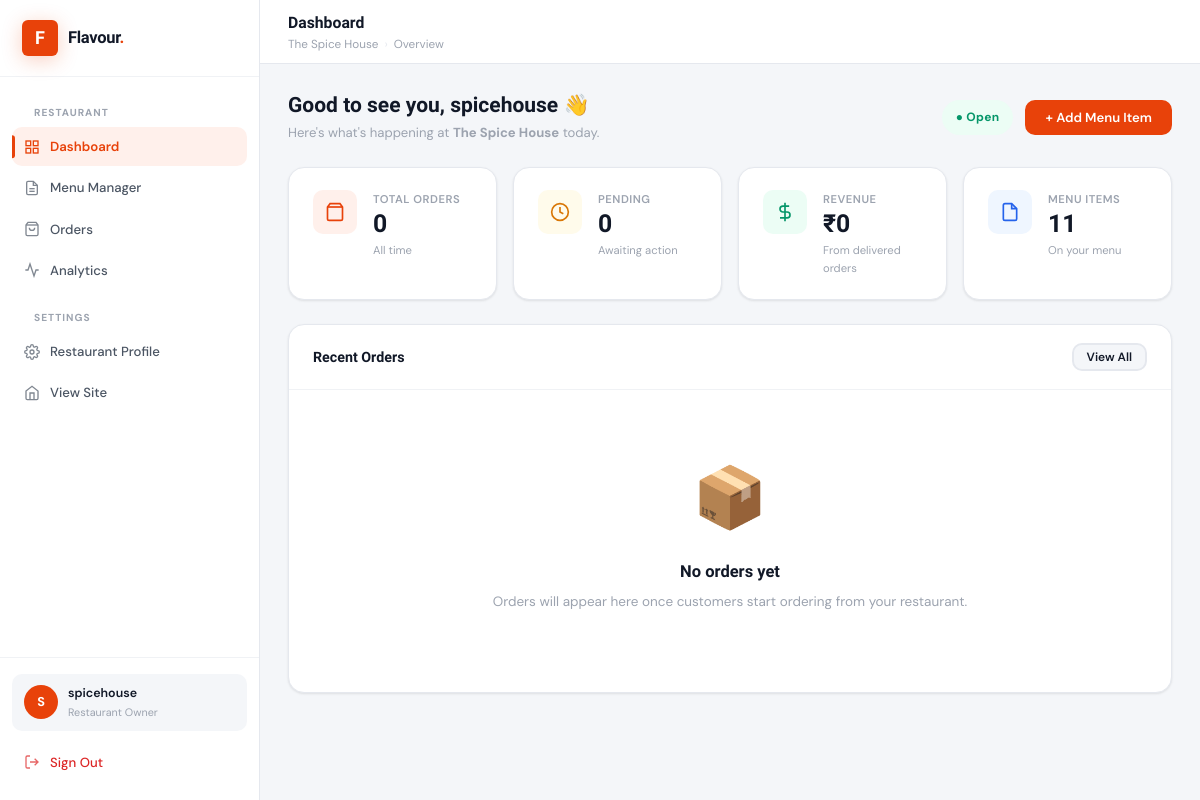
Screenshot of /restaurants/dashboard/ (signed in) with the database file from the repository.
### apps/accounts/models.py (models this page shows, shortened)
class User(AbstractUser):
    ROLE_CHOICES = [
        ('admin', 'Admin'),
        ('restaurant', 'Restaurant Owner'),
        ('customer', 'Customer'),
    ]
    role = models.CharField(max_length=20, choices=ROLE_CHOICES, default='customer')
    phone = models.CharField(max_length=15, blank=True)
    avatar = models.ImageField(upload_to='avatars/', blank=True, null=True)

### apps/restaurants/models.py (models this page shows, shortened)
class Restaurant(models.Model):
    CUISINE_CHOICES = [
        ('indian', 'Indian'), ('chinese', 'Chinese'), ('italian', 'Italian'),
        ('mexican', 'Mexican'), ('american', 'American'), ('thai', 'Thai'),
        ('japanese', 'Japanese'), ('mediterranean', 'Mediterranean'), ('other', 'Other'),
    ]
    owner = models.OneToOneField(settings.AUTH_USER_MODEL, on_delete=models.CASCADE, related_name='restaurant')
    name = models.CharField(max_length=200)
    description = models.TextField(blank=True)
    cuisine = models.CharField(max_length=50, choices=CUISINE_CHOICES, default='other')
    address = models.TextField()
    phone = models.CharField(max_length=15)
    logo = models.ImageField(upload_to='restaurant_logos/', blank=True, null=True)
    cover_image = models.ImageField(upload_to='restaurant_covers/', blank=True, null=True)
    is_open = models.BooleanField(default=True)
    rating = models.DecimalField(max_digits=3, decimal_places=1, default=0.0)
    delivery_time = models.PositiveIntegerField(default=30, help_text='Estimated delivery in minutes')
    minimum_order = models.DecimalField(max_digits=8, decimal_places=2, default=0.00)
    latitude = models.DecimalField(max_digits=9, decimal_places=6, null=True, blank=True)
    longitude = models.DecimalField(max_digits=9, decimal_places=6, null=True, blank=True)
    created_at = models.DateTimeField(auto_now_add=True)

### apps/restaurants/views.py (the view)
    def wrapper(request, *args, **kwargs):
        if not request.user.is_authenticated or request.user.role != 'restaurant':
            messages.error(request, 'Access denied. Restaurant accounts only.')
            return redirect('accounts:login')
        return view_func(request, *args, **kwargs)

### apps/orders/context_processors.py (called while the page is built)
def cart_count(request):
    cart = request.session.get('cart', {})
    count = sum(item['quantity'] for item in cart.values())
    return {'cart_count': count}

### apps/restaurants/views.py (called while the page is built)
def restaurant_required(view_func):
    def wrapper(request, *args, **kwargs):
        if not request.user.is_authenticated or request.user.role != 'restaurant':
            messages.error(request, 'Access denied. Restaurant accounts only.')
            return redirect('accounts:login')
        return view_func(request, *args, **kwargs)
    return wrapper

### templates/restaurants/dashboard.html (shortened to what this page needs)
{% extends 'base.html' %}
{% block page_title %}Dashboard{% endblock %}
{% block breadcrumb %}<a href="#">{{ restaurant.name }}</a><span class="sep">›</span><span>Overview</span>{% endblock %}
{% block sidebar_nav %}
<div class="sidebar-section-label">Restaurant</div>
<a href="{% url 'restaurants:dashboard' %}" class="nav-link active">
  <svg width="16" height="16" viewBox="0 0 24 24" fill="none" stroke="currentColor" stroke-width="2"><rect x="3" y="3" width="7" height="7"/><rect x="14" y="3" width="7" height="7"/><rect x="14" y="14" width="7" height="7"/><rect x="3" y="14" width="7" height="7"/></svg>
  Dashboard
</a>
<a href="{% url 'restaurants:menu' %}" class="nav-link">
  <svg width="16" height="16" viewBox="0 0 24 24" fill="none" stroke="currentColor" stroke-width="2"><path d="M14 2H6a2 2 0 00-2 2v16a2 2 0 002 2h12a2 2 0 002-2V8z"/><polyline points="14,2 14,8 20,8"/><line x1="16" y1="13" x2="8" y2="13"/><line x1="16" y1="17" x2="8" y2="17"/></svg>
  Menu Manager
</a>
<a href="{% url 'restaurants:orders' %}" class="nav-link">
  <svg width="16" height="16" viewBox="0 0 24 24" fill="none" stroke="currentColor" stroke-width="2"><path d="M6 2L3 6v14a2 2 0 002 2h14a2 2 0 002-2V6l-3-4z"/><line x1="3" y1="6" x2="21" y2="6"/><path d="M16 10a4 4 0 01-8 0"/></svg>
  Orders
</a>
<a href="{% url 'analytics:dashboard' %}" class="nav-link">
  <svg width="16" height="16" viewBox="0 0 24 24" fill="none" stroke="currentColor" stroke-width="2"><polyline points="22 12 18 12 15 21 9 3 6 12 2 12"/></svg>
  Analytics
</a>
<div class="sidebar-section-label">Settings</div>
<a href="{% url 'restaurants:profile_edit' %}" class="nav-link">
  Restaurant Profile
</a>
<a href="/" class="nav-link">
  <svg width="16" height="16" viewBox="0 0 24 24" fill="none" stroke="currentColor" stroke-width="2"><path d="M3 9l9-7 9 7v11a2 2 0 01-2 2H5a2 2 0 01-2-2z"/><polyline points="9,22 9,12 15,12 15,22"/></svg>
  View Site
</a>
{% endblock %}
{% block content %}
<div class="d-flex justify-between align-center" style="margin-bottom: 24px; flex-wrap:wrap; gap:12px;">
  <div>
    <h1 style="font-size:1.4rem; margin-bottom:4px;">Good to see you, {{ request.user.username }} 👋</h1>
    <p class="text-muted" style="font-size:0.875rem;">Here's what's happening at <strong>{{ restaurant.name }}</strong> today.</p>
  </div>
  <div class="d-flex gap-2">
    <span class="badge {% if restaurant.is_open %}badge-success{% else %}badge-danger{% endif %}" style="padding: 6px 14px; font-size: 0.8rem;">
      {% if restaurant.is_open %}● Open{% else %}● Closed{% endif %}
    </span>
    <a href="{% url 'restaurants:menu_add' %}" class="btn btn-primary">+ Add Menu Item</a>
  </div>
</div>
<div class="stat-grid">
  <div class="stat-card">
    <div class="stat-icon brand">
      <svg width="20" height="20" viewBox="0 0 24 24" fill="none" stroke="currentColor" stroke-width="2"><path d="M6 2L3 6v14a2 2 0 002 2h14a2 2 0 002-2V6l-3-4z"/><line x1="3" y1="6" x2="21" y2="6"/></svg>
    </div>
    <div>
      <div class="stat-label">Total Orders</div>
      <div class="stat-value">{{ stats.total_orders }}</div>
      <div class="stat-sub">All time</div>
    </div>
  </div>
  <div class="stat-card">
    <div class="stat-icon warning">
      <svg width="20" height="20" viewBox="0 0 24 24" fill="none" stroke="currentColor" stroke-width="2"><circle cx="12" cy="12" r="10"/><polyline points="12 6 12 12 16 14"/></svg>
    </div>
    <div>
      <div class="stat-label">Pending</div>
      <div class="stat-value">{{ stats.pending_orders }}</div>
      <div class="stat-sub">Awaiting action{% if stats.pending_orders > 0 %} <span class="notif-dot"></span>{% endif %}</div>
    </div>
  </div>
  <div class="stat-card">
    <div class="stat-icon success">
      <svg width="20" height="20" viewBox="0 0 24 24" fill="none" stroke="currentColor" stroke-width="2"><line x1="12" y1="1" x2="12" y2="23"/><path d="M17 5H9.5a3.5 3.5 0 000 7h5a3.5 3.5 0 010 7H6"/></svg>
    </div>
    <div>
      <div class="stat-label">Revenue</div>
      <div class="stat-value">₹{{ stats.total_revenue|floatformat:0 }}</div>
      <div class="stat-sub">From delivered orders</div>
    </div>
  </div>
  <div class="stat-card">
    <div class="stat-icon info">
      <svg width="20" height="20" viewBox="0 0 24 24" fill="none" stroke="currentColor" stroke-width="2"><path d="M14 2H6a2 2 0 00-2 2v16a2 2 0 002 2h12a2 2 0 002-2V8z"/><polyline points="14 2 14 8 20 8"/></svg>
    </div>
    <div>
      <div class="stat-label">Menu Items</div>
      <div class="stat-value">{{ stats.menu_items }}</div>
      <div class="stat-sub">On your menu</div>
    </div>
  </div>
</div>
<div class="card">
  <div class="card-header">
    <span class="card-title">Recent Orders</span>
    <a href="{% url 'restaurants:orders' %}" class="btn btn-secondary btn-sm">View All</a>
  </div>
  {% if orders %}
  <div class="table-wrap">
    <table class="data-table">
      <thead>
        <tr>
          <th>#</th>
          <th>Customer</th>
          <th>Items</th>
          <th>Total</th>
          <th>Status</th>
          <th>Time</th>
          <th>Action</th>
        </tr>
      </thead>
      <tbody>
        {% for order in orders %}
        <tr>
          <td><strong>#{{ order.id }}</strong></td>
          <td>{{ order.customer.username }}</td>
          <td>{{ order.items.count }} item{{ order.items.count|pluralize }}</td>
          <td><strong>₹{{ order.total_price }}</strong></td>
          <td><span class="badge badge-{{ order.status_badge_class }}">{{ order.get_status_display }}</span></td>
          <td class="text-muted" style="font-size:0.78rem;">{{ order.created_at|timesince }} ago</td>
          <td>
            <form method="post" action="{% url 'restaurants:update_order_status' order.id %}" style="display:inline;">
              {% csrf_token %}
              <select name="status" class="form-control" style="padding:4px 8px; font-size:0.78rem; width:auto; display:inline;" onchange="this.form.submit()">
                {% for val, label in order.STATUS_CHOICES %}
                <option value="{{ val }}" {% if order.status == val %}selected{% endif %}>{{ label }}</option>
                {% endfor %}
              </select>
            </form>
          </td>
        </tr>
        {% endfor %}
      </tbody>
    </table>
  </div>
  {% else %}
  <div class="empty-state">
    <span class="empty-icon">📦</span>
    <h3>No orders yet</h3>
    <p>Orders will appear here once customers start ordering from your restaurant.</p>
  </div>
  {% endif %}
</div>
{% endblock %}

### templates/base.html (shortened to what this page needs)
{% load static %}
<!DOCTYPE html>
<html lang="en">
<head>
  <link rel="stylesheet" href="{% static 'css/main.css' %}">
</head>
<body>
<div class="app-shell">
  <aside class="sidebar" id="sidebar">
    <a href="/" class="sidebar-brand">
      <div class="sidebar-logo">F</div>
      <span class="sidebar-title">Flavour<span>.</span></span>
    </a>
    <nav class="sidebar-nav">
      {% block sidebar_nav %}{% endblock %}
    </nav>
    <div class="sidebar-footer">
      {% if user.is_authenticated %}
      <div class="sidebar-user">
        <div class="user-avatar">{{ user.username|first|upper }}</div>
        <div class="user-info">
          <div class="user-name">{{ user.username }}</div>
          <div class="user-role">{{ user.get_role_display }}</div>
        </div>
      </div>
      <a href="{% url 'accounts:logout' %}" class="nav-link mt-2" style="color: var(--danger);">
        <svg width="16" height="16" viewBox="0 0 24 24" fill="none" stroke="currentColor" stroke-width="2"><path d="M9 21H5a2 2 0 01-2-2V5a2 2 0 012-2h4M16 17l5-5-5-5M21 12H9"/></svg>
        Sign Out
      </a>
      {% endif %}
    </div>
  </aside>
  <div class="main-content">
    <header class="topbar">
      <div class="topbar-left">
        <div>
          <div class="page-title">{% block page_title %}Dashboard{% endblock %}</div>
          <div class="breadcrumb">{% block breadcrumb %}{% endblock %}</div>
        </div>
      </div>
    </header>
    <main class="page-content">
      {% block content %}{% endblock %}
    </main>
  </div>
</div>
</body>
</html>

### rows the page displays
User: username|first "S", username "spicehouse", role "Restaurant Owner", user.username "spicehouse"
Restaurant: name "The Spice House"

### other values shown
{{ stats.total_orders }} "0"
{{ stats.pending_orders }} "0"
{{ stats.total_revenue|floatformat:0 }} "0"
{{ stats.menu_items }} "11"
